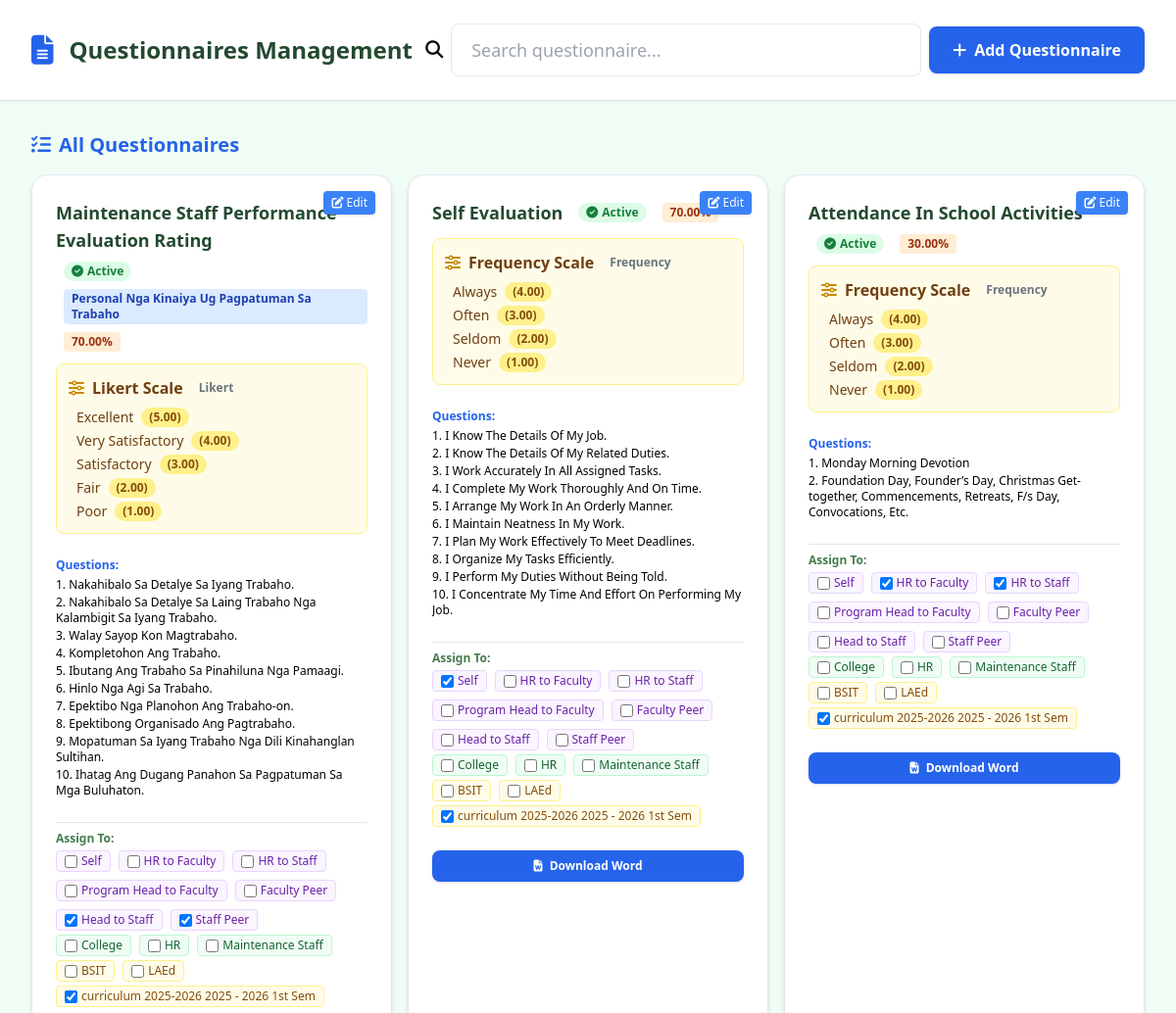
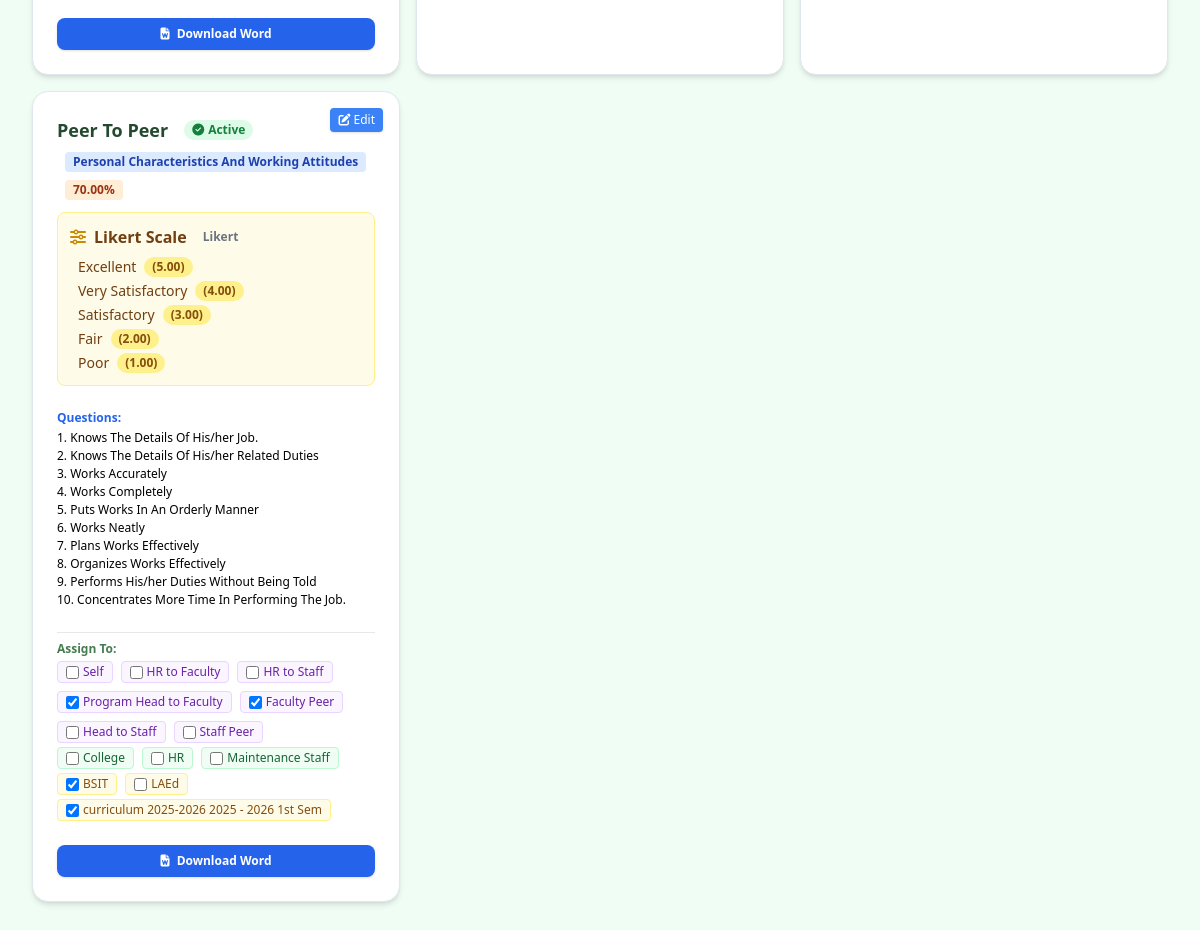
/CAP2/questionnaires.php, run on the app's committed database (2 pictures, top to bottom).
### tables this page shows
CREATE TABLE `questionnaires` (
  `id` int(11) NOT NULL,
  `title` varchar(255) NOT NULL,
  `description` text DEFAULT NULL,
  `category` varchar(100) DEFAULT NULL,
  `criteria_id` int(11) DEFAULT NULL,
  `status` enum('Active','Inactive') DEFAULT 'Active',
  `created_at` datetime DEFAULT current_timestamp(),
  `updated_at` datetime DEFAULT current_timestamp() ON UPDATE current_timestamp(),
  `weight_percentage` decimal(5,2) NOT NULL DEFAULT 100.00
);

CREATE TABLE `criteria` (
  `id` int(11) NOT NULL,
  `name` varchar(100) NOT NULL,
  `type` enum('Likert','Numeric','Boolean','Essay','Frequency') NOT NULL,
  `created_at` timestamp NOT NULL DEFAULT current_timestamp()
);

CREATE TABLE `criteria_options` (
  `id` int(11) NOT NULL,
  `criteria_id` int(11) NOT NULL,
  `scale_type` enum('Likert','Numeric','Boolean','Frequency') NOT NULL,
  `option_text` varchar(255) NOT NULL,
  `option_point` decimal(10,2) DEFAULT NULL,
  `option_order` int(11) DEFAULT NULL
);

CREATE TABLE `questionnaire_assignments` (
  `id` int(11) NOT NULL,
  `questionnaire_id` int(11) NOT NULL,
  `faculty_id` int(10) UNSIGNED DEFAULT NULL,
  `staff_id` int(11) DEFAULT NULL,
  `department_id` int(11) DEFAULT NULL,
  `program_id` int(11) DEFAULT NULL,
  `curriculum_id` int(11) DEFAULT NULL,
  `assigned_at` datetime DEFAULT current_timestamp(),
  `status` enum('active','inactive') NOT NULL DEFAULT 'active',
  `evaluation_type` enum('Self','HRtoFaculty','HRtoStaff','ProgramHeadToFaculty','FacultyPeer','HeadToStaff','StaffPeer') NOT NULL
);

CREATE TABLE `departments` (
  `id` int(11) NOT NULL,
  `department_name` varchar(50) NOT NULL
);

CREATE TABLE `programs` (
  `program_id` int(11) NOT NULL,
  `program_name` varchar(50) NOT NULL
);

CREATE TABLE `curriculum` (
  `curriculum_id` int(11) NOT NULL,
  `curriculum_title` varchar(100) NOT NULL,
  `curriculum_year_start` year(4) NOT NULL,
  `curriculum_year_end` year(4) NOT NULL,
  `semester` enum('1st','2nd','Summer') NOT NULL,
  `description` text DEFAULT NULL,
  `status` enum('active','inactive') DEFAULT 'active',
  `date_created` timestamp NOT NULL DEFAULT current_timestamp()
);

### CAP2/questionnaires.php (the view, shortened to what this page needs)
<?php
function formatLabel($str) {
    return ucwords(strtolower(htmlspecialchars($str, ENT_QUOTES | ENT_SUBSTITUTE, 'UTF-8')));
}
$localhost = "localhost";
$user = "root";
$password = "";
$database = "evaluation_system";
try {
    $conn = new PDO("mysql:host=$localhost;dbname=$database", $user, $password);
    $conn->setAttribute(PDO::ATTR_ERRMODE, PDO::ERRMODE_EXCEPTION);
} catch (PDOException $e) {
    die("Connection failed: " . $e->getMessage());
}
$evalTypes = [
    'Self' => 'Self',
    'HRtoFaculty' => 'HR to Faculty',
    'HRtoStaff' => 'HR to Staff',
    'ProgramHeadToFaculty' => 'Program Head to Faculty',
    'FacultyPeer' => 'Faculty Peer',
    'HeadToStaff' => 'Head to Staff',
    'StaffPeer' => 'Staff Peer'
];
$departments = $conn->query("SELECT id, department_name FROM departments ORDER BY department_name")->fetchAll(PDO::FETCH_ASSOC);
$programs = $conn->query("SELECT program_id, program_name FROM programs ORDER BY program_name")->fetchAll(PDO::FETCH_ASSOC);
$curriculum = $conn->query("SELECT curriculum_id, curriculum_title, curriculum_year_start, curriculum_year_end, semester, status FROM curriculum WHERE status = 'active'")->fetchAll(PDO::FETCH_ASSOC);
$questionnaires = $conn->query("SELECT * FROM questionnaires ORDER BY created_at DESC")->fetchAll(PDO::FETCH_ASSOC);
$questionsByQ = [];
$qres = $conn->query("SELECT questionnaire_id, question_text FROM questions ORDER BY id ASC");
foreach ($qres as $row) {
    $questionsByQ[$row['questionnaire_id']][] = $row['question_text'];
}
$assignments = $conn->query("
    SELECT qa.*, q.title,
        f.first_name, f.last_name,
        d.department_name,
        p.program_name
    FROM questionnaire_assignments qa
    LEFT JOIN questionnaires q ON qa.questionnaire_id = q.id
    LEFT JOIN faculty f ON qa.faculty_id = f.id
    LEFT JOIN staff s ON qa.staff_id = s.id
    LEFT JOIN departments d ON qa.department_id = d.id
    LEFT JOIN programs p ON qa.program_id = p.program_id
    ORDER BY qa.assigned_at DESC
")->fetchAll(PDO::FETCH_ASSOC);
$criteriaList = [];
$criteriaRes = $conn->query("SELECT id, name, type FROM criteria ORDER BY name");
foreach ($criteriaRes as $c) {
    $optStmt = $conn->prepare("SELECT scale_type, option_text, option_point, option_order FROM criteria_options WHERE criteria_id = ? ORDER BY option_order ASC, id ASC");
    $optStmt->execute([$c['id']]);
    $optionsArr = [];
    while ($optRow = $optStmt->fetch(PDO::FETCH_ASSOC)) {
        $label = $optRow['option_text'];
        if (isset($optRow['option_point']) && $optRow['option_point'] !== null) {
            $label .= " ({$optRow['option_point']})";
        }
        if (isset($optRow['scale_type']) && $optRow['scale_type']) {
            $label .= " [{$optRow['scale_type']}]";
        }
        $optionsArr[] = $label;
    }
    $c['options'] = implode(', ', $optionsArr);
    $criteriaList[] = $c;
}
?>
<!DOCTYPE html>
<html lang="en">
<head>
    <script src="https://cdn.tailwindcss.com"></script>
    <link rel="stylesheet" href="https://cdnjs.cloudflare.com/ajax/libs/font-awesome/6.4.2/css/all.min.css" />
</head>
<body class="bg-green-50 font-sans min-h-screen mb-[20rem]">
    <div class="bg-white shadow flex flex-col md:flex-row md:items-center
                md:justify-between px-8 py-6 sticky top-0 z-40">
        <div class="flex items-center gap-4">
            <i class="fa-solid fa-file-alt text-3xl text-[#2563eb]"></i>
            <span class="text-2xl font-bold text-[#23492f]">Questionnaires Management</span>
        </div>
        <div class="flex items-center gap-2 mt-6 md:mt-0 w-full md:w-auto">
            <i class="fas fa-search text-lg"></i>
            <input type="text" placeholder="Search questionnaire..."
                class="w-full md:w-[30rem] border rounded-lg px-5 py-3 text-lg focus:ring-2 focus:ring-[#467C4F] transition"
                id="questionnaireSearch">
            <button onclick="openAddModal()" class="bg-[#2563eb] hover:bg-[#1746a2] text-white font-semibold
                   px-6 py-3 rounded-lg shadow text-base transition mt-6 md:mt-0
                   w-full md:w-auto">
                <i class="fa fa-plus mr-2"></i>Add Questionnaire
            </button>
        </div>
    </div>
    <main class="max-w-9xl mx-auto px-4 mb-10 sm:px-8 py-8">
        <h2 class="text-xl font-bold text-[#2563eb] mb-4 flex items-center gap-2">
            <i class="fa-solid fa-list-check"></i> All Questionnaires
        </h2>
        <div class="grid grid-cols-1 sm:grid-cols-2 md:grid-cols-3 xl:grid-cols-4 2xl:grid-cols-5 gap-4">
            <?php foreach ($questionnaires as $q): ?>
                <div
                    class="q-card bg-white rounded-2xl shadow-md hover:shadow-xl transition-all duration-200 p-6 flex flex-col gap-3 border border-[#e0e7ef] relative group min-h-[260px]">
                    <button type="button"
                        class="absolute top-4 right-4 bg-blue-500 hover:bg-blue-600 text-white px-2 py-1 rounded text-xs shadow z-10"
                        title="Edit Questionnaire" onclick="openEditModal(
                                <?= $q['id'] ?>,
                                <?= json_encode($q['id']) ?>,
                                '',
                                '',
                                '',
                                ''
                            )">
                       <span><i class="fa fa-edit"></i>&nbsp;Edit</span>
                    </button>
                    <div class="flex items-center gap-2 flex-wrap">
                        <span class="title font-bold text-lg text-[#23492f]"><?= formatLabel($q['title']) ?></span>
                        <form method="post" class="inline" style="display:inline;">
                            <?php if (strtolower($q['status']) === 'active'): ?>
                                <button type="submit" name="toggle_assignment_status" value="inactive"
                                    class="ml-2 bg-green-100 text-green-700 px-2 py-0.5 rounded-full text-xs font-semibold flex items-center gap-1 hover:bg-green-200 transition"
                                    title="Set Inactive">
                                    <i class="fa fa-check-circle"></i> Active
                                </button>
                            <?php endif; ?>
                        </form>
                        <?php if (!empty($q['category'])): ?>
                            <span class="bg-blue-100 text-blue-800 px-2 py-0.5 rounded text-xs font-semibold ml-2">
                                <?= formatLabel($q['category']) ?>
                            </span>
                        <?php endif; ?>
                        <span class="bg-orange-100 text-orange-800 px-2 py-0.5 rounded text-xs font-semibold ml-2">
                            <?= number_format($q['weight_percentage'], 2) ?>%
                        </span>
                    </div>
                    <?php
                    if (!empty($q['criteria_id'])) {
                        foreach ($criteriaList as $c) {
                            if ($c['id'] == $q['criteria_id']) {
                                echo '<div class="bg-yellow-50 border border-yellow-200 rounded-lg p-3 mb-1">';
                                echo '<div class="font-semibold text-yellow-900 mb-2 flex items-center gap-2"><i class="fa fa-sliders-h text-yellow-600"></i> ' . htmlspecialchars($c['name']) . ' <span class="text-xs text-gray-500 ml-2">' . htmlspecialchars($c['type']) . '</span></div>';
                                $optStmt = $conn->prepare("SELECT option_text, option_point FROM criteria_options WHERE criteria_id = ? ORDER BY option_order ASC, id ASC");
                                $optStmt->execute([$c['id']]);
                                echo '<ul class="text-yellow-900 text-sm pl-2 space-y-1">';
                                while ($optRow = $optStmt->fetch(PDO::FETCH_ASSOC)) {
                                    echo '<li class="flex items-center gap-2"><span class="font-medium">' . htmlspecialchars($optRow['option_text']) . '</span> <span class="bg-yellow-200 text-yellow-800 px-2 py-0.5 rounded-full text-xs font-semibold">(' . htmlspecialchars($optRow['option_point']) . ')</span></li>';
                                }
                                echo '</ul>';
                                echo '</div>';
                                break;
                            }
                        }
                    }
                    ?>
                    <?php if (!empty($questionsByQ[$q['id']])): ?>
                        <div class="mt-2 text-xs max-h-[30vh] overflow-y-auto">
                            <div class="font-semibold text-[#2563eb] mb-1 text-xs">Questions:</div>
                            <ol class="list-decimal list-inside space-y-0.5">
                                <?php foreach ($questionsByQ[$q['id']] as $qtext): ?>
                                    <li><?= formatLabel($qtext) ?></li>
                                <?php endforeach; ?>
                            </ol>
                        </div>
                    <?php endif; ?>
                    <div class="mt-3 border-t pt-2">
                        <div class="font-semibold text-xs text-[#467C4F] mb-1">Assign To:</div>
                        <form method="post" class="flex flex-wrap gap-2 text-xs mb-1">
                            <?php foreach ($evalTypes as $evalKey => $evalLabel): ?>
                                <?php
                                $isChecked = false;
                                foreach ($assignments as $a) {
                                    if ($a['questionnaire_id'] == $q['id'] && $a['evaluation_type'] == $evalKey) {
                                        $isChecked = true;
                                        break;
                                    }
                                }
                                ?>
                                <label class="flex items-center gap-1 bg-purple-50 text-purple-800 px-2 py-0.5 rounded border border-purple-200 cursor-pointer">
                                    <input type="checkbox" name="assign_eval_types[]" value="<?= $evalKey ?>"
                                        <?= $isChecked ? 'checked' : '' ?>
                                        onchange="this.form.submit()">
                                    <?= htmlspecialchars($evalLabel) ?>
                                </label>
                            <?php endforeach; ?>
                        </form>
                        <form method="post" class="flex flex-wrap gap-2 text-xs mb-1">
                            <?php foreach ($departments as $d): ?>
                                <?php
                                $isChecked = false;
                                ?>
                                <label class="flex items-center gap-1 bg-green-50 text-green-800 px-2 py-0.5 rounded border border-green-200 cursor-pointer">
                                    <input type="checkbox" name="assign_departments[]" value="<?= $d['id'] ?>"
                                        <?= $isChecked ? 'checked' : '' ?>
                                        onchange="this.form.submit()">
                                    <?= htmlspecialchars($d['department_name']) ?>
                                </label>
                            <?php endforeach; ?>
                        </form>
                        <form method="post" class="flex flex-wrap gap-2 text-xs mb-1">
                            <?php foreach ($programs as $p): ?>
                                <?php
                                $isChecked = false;
                                foreach ($assignments as $a) {
                                    if ($a['questionnaire_id'] == $q['id'] && $a['program_id'] == $p['program_id']) {
                                        $isChecked = true;
                                        break;
                                    }
                                }
                                ?>
                                <label class="flex items-center gap-1 bg-yellow-50 text-yellow-800 px-2 py-0.5 rounded border border-yellow-200 cursor-pointer">
                                    <input type="checkbox" name="assign_programs[]" value="<?= $p['program_id'] ?>"
                                        <?= $isChecked ? 'checked' : '' ?>
                                        onchange="this.form.submit()">
                                    <?= htmlspecialchars($p['program_name']) ?>
                                </label>
                            <?php endforeach; ?>
                        </form>
                        <form method="post" class="flex flex-wrap gap-2 text-xs mb-1">
                            <?php foreach ($curriculum as $c): ?>
                                <?php
                                $isChecked = false;
                                foreach ($assignments as $a) {
                                    if ($a['questionnaire_id'] == $q['id'] && $a['curriculum_id'] == $c['curriculum_id']) {
                                        $isChecked = true;
                                        break;
                                    }
                                }
                                ?>
                                <label class="flex items-center gap-1 bg-yellow-50 text-yellow-800 px-2 py-0.5 rounded border border-yellow-200 cursor-pointer">
                                    <input type="checkbox" name="assign_curriculum[]" value="<?= $c['curriculum_id'] ?>"
                                        <?= $isChecked ? 'checked' : '' ?>
                                        onchange="this.form.submit()">
                                    <?= htmlspecialchars($c['curriculum_title']) ?>
                                    <?= htmlspecialchars($c['curriculum_year_start']) ?> - <?= htmlspecialchars($c['curriculum_year_end']) ?>
                                    <?= htmlspecialchars($c['semester']) ?> Sem
                                </label>
                            <?php endforeach; ?>
                        </form>
                    </div>
        <form method="post" action="questionnaires.php" class="mt-2">
            <button type="submit" class="bg-blue-600 hover:bg-blue-700 text-white px-4 py-2 rounded-lg font-semibold shadow text-xs w-full">
                <i class="fa fa-file-word mr-1"></i> Download Word
            </button>
        </form>
                </div>
            <?php endforeach; ?>
</body>
</html>

### data on the page
questionnaires: title "Maintenance Staff Performance Evaluation Rating", status "Active" (drawn), category "Personal Nga Kinaiya Ug Pagpatuman Sa Trabaho", weight_percentage "70.00", id "Nakahibalo Sa Detalye Sa Iyang Trabaho.", id "Nakahibalo Sa Detalye Sa Laing Trabaho Nga Kalambigit Sa Iyang Trabaho.", id "Walay Sayop Kon Magtrabaho.", id "Kompletohon Ang Trabaho.", id "Ibutang Ang Trabaho Sa Pinahiluna Nga Pamaagi.", id "Hinlo Nga Agi Sa Trabaho.", id "Epektibo Nga Planohon Ang Trabaho-on.", id "Epektibong Organisado Ang Pagtrabaho.", id "Mopatuman Sa Iyang Trabaho Nga Dili Kinahanglan Sultihan.", id "Ihatag Ang Dugang Panahon Sa Pagpatuman Sa Mga Buluhaton.", evalLabel "Self", evalLabel "HR to Faculty", evalLabel "HR to Staff", evalLabel "Program Head to Faculty", evalLabel "Faculty Peer", evalLabel "Head to Staff", evalLabel "Staff Peer"
criteria: name "Likert Scale", type "Likert"
criteria_options: option_text "Excellent", option_point "5.00"
criteria_options: option_text "Very Satisfactory", option_point "4.00"
criteria_options: option_text "Satisfactory", option_point "3.00"
criteria_options: option_text "Fair", option_point "2.00"
criteria_options: option_text "Poor", option_point "1.00"
questionnaire_assignments: evaluation_type "☑", curriculum_id "☑"
questionnaire_assignments: evaluation_type "☑"
departments: department_name "College"
departments: department_name "HR"
departments: department_name "Maintenance Staff"
programs: program_name "BSIT"
programs: program_name "LAEd"
curriculum: curriculum_title "curriculum 2025-2026", curriculum_year_start "2025", curriculum_year_end "2026", semester "1st"
questionnaires: title "Self Evaluation", status "Active" (drawn), weight_percentage "70.00", id "I Know The Details Of My Job.", id "I Know The Details Of My Related Duties.", id "I Work Accurately In All Assigned Tasks.", id "I Complete My Work Thoroughly And On Time.", id "I Arrange My Work In An Orderly Manner.", id "I Maintain Neatness In My Work.", id "I Plan My Work Effectively To Meet Deadlines.", id "I Organize My Tasks Efficiently.", id "I Perform My Duties Without Being Told.", id "I Concentrate My Time And Effort On Performing My Job.", evalLabel "Self", evalLabel "HR to Faculty", evalLabel "HR to Staff", evalLabel "Program Head to Faculty", evalLabel "Faculty Peer", evalLabel "Head to Staff", evalLabel "Staff Peer"
criteria: name "Frequency Scale", type "Frequency"
criteria_options: option_text "Always", option_point "4.00"
criteria_options: option_text "Often", option_point "3.00"
criteria_options: option_text "Seldom", option_point "2.00"
criteria_options: option_text "Never", option_point "1.00"
questionnaire_assignments: evaluation_type "☑", curriculum_id "☑"
questionnaires: title "Attendance In School Activities", status "Active" (drawn), weight_percentage "30.00", id "Monday Morning Devotion", id "Foundation Day, Founder’s Day, Christmas Get-together, Commencements, Retreats, F/s Day, Convocations, Etc.", evalLabel "Self", evalLabel "HR to Faculty", evalLabel "HR to Staff", evalLabel "Program Head to Faculty", evalLabel "Faculty Peer", evalLabel "Head to Staff", evalLabel "Staff Peer"
questionnaire_assignments: evaluation_type "☑", curriculum_id "☑"
questionnaire_assignments: evaluation_type "☑"
questionnaires: title "Peer To Peer", status "Active" (drawn), category "Personal Characteristics And Working Attitudes", weight_percentage "70.00", id "Knows The Details Of His/her Job.", id "Knows The Details Of His/her Related Duties", id "Works Accurately", id "Works Completely", id "Puts Works In An Orderly Manner", id "Works Neatly", id "Plans Works Effectively", id "Organizes Works Effectively", id "Performs His/her Duties Without Being Told", id "Concentrates More Time In Performing The Job.", evalLabel "Self", evalLabel "HR to Faculty", evalLabel "HR to Staff", evalLabel "Program Head to Faculty", evalLabel "Faculty Peer", evalLabel "Head to Staff", evalLabel "Staff Peer"
questionnaire_assignments: evaluation_type "☑", program_id "☑", curriculum_id "☑"
questionnaire_assignments: evaluation_type "☑"
